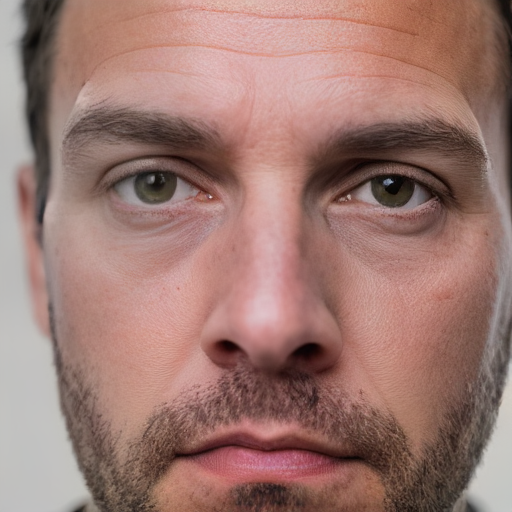
#> input picture booth/stock/stock_neutral_a.png, 512 x 512 px
$ python test_smile.py
#> lines starting #> are read from the running program, lines starting #| are printed output that depends on the picture
### booth/smile.py

"""Finding a face, and deciding whether it is smiling."""

import logging
import os

import cv2

from . import expression

log = logging.getLogger(__name__)

MOUTH_TOP = 0.55
MOUTH_BOTTOM = 1.0

_CASCADE_DIRS = (
    "/usr/share/opencv4/haarcascades/",
    "/usr/share/opencv/haarcascades/",
    "/usr/share/OpenCV/haarcascades/",
)


def cascade_path(name):
    """Absolute path to a named Haar cascade XML, wherever OpenCV put it."""
#> called with name = 'haarcascade_frontalface_default.xml'
    bundled = getattr(getattr(cv2, "data", None), "haarcascades", None)
    for directory in ([bundled] if bundled else []) + list(_CASCADE_DIRS):
        candidate = os.path.join(directory, name)
        if os.path.isfile(candidate):
            return candidate
    raise RuntimeError(
        f"cannot find {name}; looked in {[bundled] + list(_CASCADE_DIRS)}")


class Detection:
    """One frame's worth of findings."""

    __slots__ = ("face", "smiling", "confidence")

    def __init__(self, face=None, smiling=False, confidence=0.0):
        self.face = face
        self.smiling = smiling
        self.confidence = confidence

    @property
    def has_face(self):
        return self.face is not None


class SmileDetector:
    def __init__(self, min_face=90, smile_neighbors=24, happy_threshold=0.5,
                 model=None):
        self._face = cv2.CascadeClassifier(
            cascade_path("haarcascade_frontalface_default.xml"))
        self._smile = cv2.CascadeClassifier(
            cascade_path("haarcascade_smile.xml"))
        if self._face.empty() or self._smile.empty():
            raise RuntimeError("Haar cascade files found but failed to load")
        self._min_face = min_face
        self._smile_neighbors = smile_neighbors
        self._threshold = happy_threshold
        self._model = model if model is not None else expression.try_load()

    @property
    def using_model(self):
        return self._model is not None

    def detect(self, frame):
        grey_raw = cv2.cvtColor(frame, cv2.COLOR_BGR2GRAY)
        grey_eq = cv2.equalizeHist(grey_raw)

        faces = self._face.detectMultiScale(
            grey_eq, scaleFactor=1.2, minNeighbors=5,
            minSize=(self._min_face, self._min_face))
        if len(faces) == 0:
            return Detection()

        face = max(faces, key=lambda f: f[2] * f[3])

        if self._model is not None:
            score = self._model.happiness(grey_raw, face)
            return Detection(face=tuple(face), smiling=score >= self._threshold,
                             confidence=score)
        return self._cascade_smile(grey_eq, face)

    def _cascade_smile(self, grey, face):
        x, y, w, h = face
        mouth = grey[int(y + h * MOUTH_TOP):int(y + h * MOUTH_BOTTOM), x:x + w]
        if mouth.size == 0:
            return Detection(face=tuple(face))
        smiles = self._smile.detectMultiScale(
            mouth, scaleFactor=1.7, minNeighbors=self._smile_neighbors,
            minSize=(int(w * 0.25), int(h * 0.10)))
        return Detection(face=tuple(face), smiling=len(smiles) > 0,
                         confidence=min(1.0, len(smiles) / 2.0))


class SmileGate:
    """Turns a noisy per-frame boolean into one trigger."""

    def __init__(self, need_frames=6, cooldown_s=3.0):
        self._need = need_frames
        self._cooldown = cooldown_s
        self._run = 0
        self._armed = True
        self._last_fire = 0.0

    # [6 lines left out: function progress, not called in this run]

    def update(self, smiling, now):
        if not smiling:
            self._run = 0
            if now - self._last_fire >= self._cooldown:
                self._armed = True
            return False

        self._run += 1
        if self._armed and self._run >= self._need:
            self._armed = False
            self._run = 0
            self._last_fire = now
            return True
        return False

    # [4 lines left out: function reset, not called in this run]

### booth/sources.py

"""Where frames come from."""

import fcntl
import fnmatch
import glob
import logging
import os
import re
import struct
import time

import cv2
import numpy as np

log = logging.getLogger(__name__)

FRAME_W = 640
FRAME_H = 480

_VIDIOC_QUERYCAP = 0x80685600
_V4L2_CAP_VIDEO_CAPTURE = 0x00000001
_V4L2_CAP_DEVICE_CAPS = 0x80000000

_QUERYCAP_SIZE = 104
_OFF_CARD = 16
_OFF_CAPABILITIES = 84
_OFF_DEVICE_CAPS = 88


# [32 lines left out: functions _querycap, _sysfs_id_path, not called in this run]


class FrameSource:
    """A thing that yields BGR frames."""

    live = False
    label = "none"

    def read(self):
        raise NotImplementedError

    def close(self):
        pass


class V4L2Camera(FrameSource):
    """A USB webcam."""

    live = True

    # [18 lines left out: functions __init__, read, not called in this run]

    def close(self):
        self._cap.release()


class StockPortraits(FrameSource):
    """Cycles through bundled portraits when there is no camera."""

    live = False

    HEAD_SCALE = 0.7

    def __init__(self, directory, dwell_s=6.0):
#> called with directory = 'booth/stock', dwell_s = 6
        paths = sorted(glob.glob(os.path.join(directory, "*.png")))
        self._frames = []
        for p in paths:
            img = cv2.imread(p, cv2.IMREAD_COLOR)
#> img is the input picture: shape (512, 512, 3); mean B, G, R 113.1, 120.4, 156.9
            if img is not None:
                self._frames.append(self._compose(img))
#> in _compose, `canvas[y0:y0 + side, x0:x0 + side] = small`:
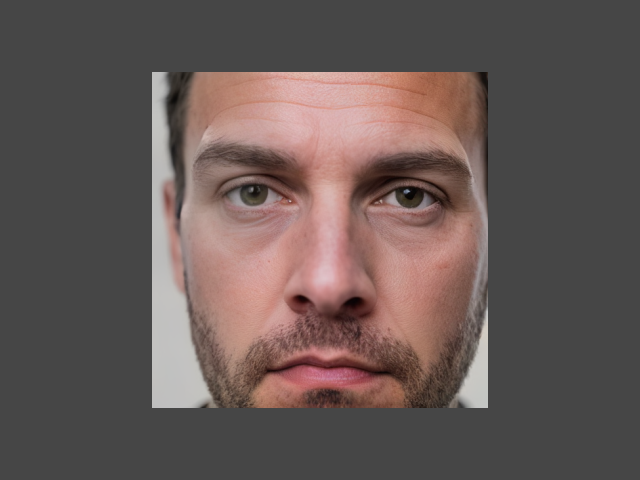
#> canvas: shape (480, 640, 3); mean B, G, R 85.8, 88.5, 101.9
#> pass 2 of the loop in __init__, `for p in paths:`:
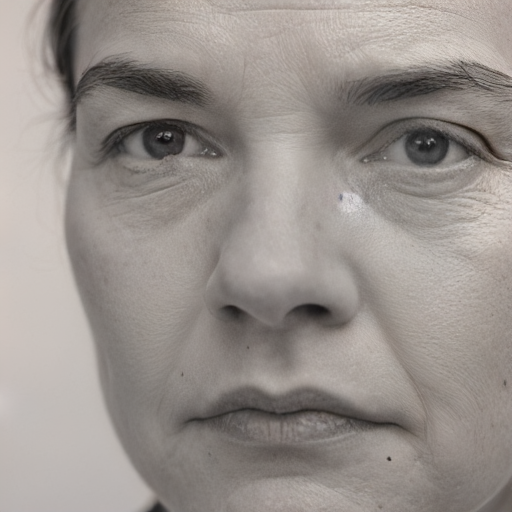
#> input picture booth/stock/stock_neutral_b.png, 512 x 512 px
#> in __init__, img is the input picture: shape (512, 512, 3); mean B, G, R 140.3, 145.1, 152
#> in _compose (call 2), `canvas[y0:y0 + side, x0:x0 + side] = small`:
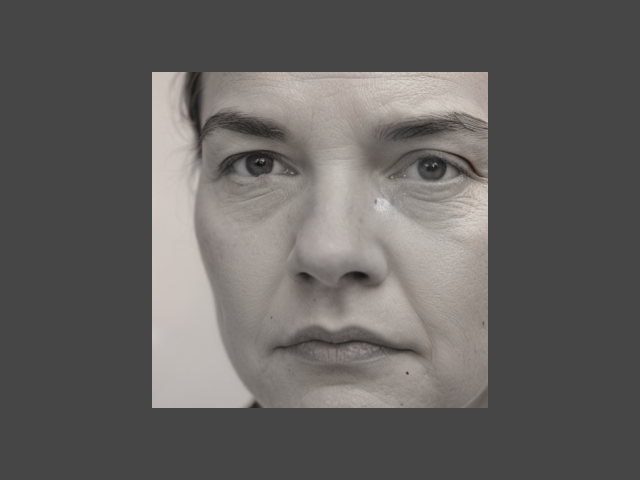
#> canvas: shape (480, 640, 3); mean B, G, R 95.8, 97.6, 100.1
#> pass 3 of the loop in __init__, `for p in paths:`:
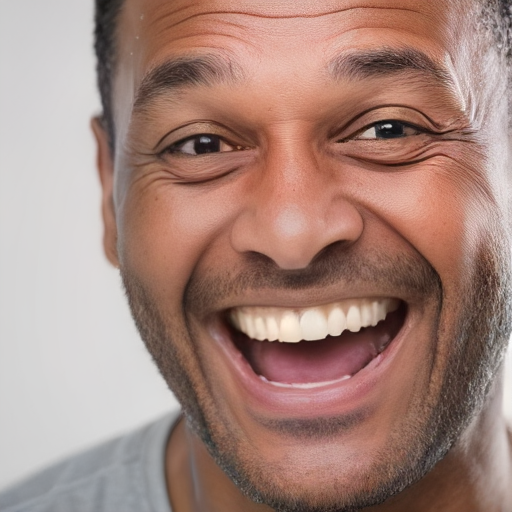
#> input picture booth/stock/stock_smile_a.png, 512 x 512 px
#> in __init__, img is the input picture: shape (512, 512, 3); mean B, G, R 124.5, 134, 165.8
#> in _compose (call 3), `canvas[y0:y0 + side, x0:x0 + side] = small`:
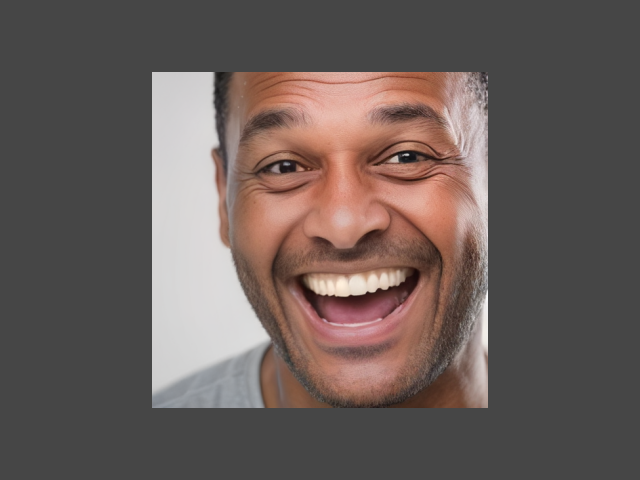
#> canvas: shape (480, 640, 3); mean B, G, R 90, 93.5, 105.2
        if not self._frames:
            self._frames = [np.full((FRAME_H, FRAME_W, 3), 90, np.uint8)]
            log.warning("no stock portraits in %s", directory)
        self._dwell = dwell_s
        self.label = f"stock portraits ({len(self._frames)})"
#> self.label = 'stock portraits (3)'

    @classmethod
    def _compose(cls, img):
        """Place the portrait in a webcam-sized frame at a plausible distance."""
        side = int(FRAME_H * cls.HEAD_SCALE)
        small = cv2.resize(img, (side, side), interpolation=cv2.INTER_AREA)
        canvas = np.full((FRAME_H, FRAME_W, 3), 70, np.uint8)
        x0, y0 = (FRAME_W - side) // 2, (FRAME_H - side) // 2
        canvas[y0:y0 + side, x0:x0 + side] = small
        return canvas

    # [59 lines left out: functions read, find_camera, open_source, not called in this run]

### booth/expression.py

"""Is this face happy?"""

import logging
import os

import cv2
import numpy as np

log = logging.getLogger(__name__)

MODEL_PATH = os.environ.get("FER_MODEL", "/app/models/emotion-ferplus-8.onnx")

EMOTIONS = ("neutral", "happiness", "surprise", "sadness",
            "anger", "disgust", "fear", "contempt")
HAPPINESS = EMOTIONS.index("happiness")

INPUT_SIZE = 64


# [4 lines left out: function _softmax, not called in this run]


class ExpressionModel:
    """FER+ over ONNX Runtime. Raises if it cannot be loaded."""

    def __init__(self, path=MODEL_PATH):
        import onnxruntime as ort

        if not os.path.isfile(path):
            raise FileNotFoundError(path)
        opts = ort.SessionOptions()
        opts.intra_op_num_threads = 1
        opts.inter_op_num_threads = 1
        opts.log_severity_level = 3
        self._sess = ort.InferenceSession(path, sess_options=opts,
                                          providers=["CPUExecutionProvider"])
        self._input = self._sess.get_inputs()[0].name
        log.info("expression model loaded from %s", path)

    # [16 lines left out: function happiness, not called in this run]


def try_load(path=MODEL_PATH):
    """Load the model, or return None and say why."""
    try:
        return ExpressionModel(path)
    except Exception as exc:
        log.warning("expression model unavailable (%s: %s); "
                    "falling back to the Haar smile cascade",
                    type(exc).__name__, exc)
        return None

### test_smile.py
"""Trigger check: the real source through the real detector.

Goes via StockPortraits rather than loading PNGs directly, because the framing
that source applies is part of what makes face detection work at all.
"""
import glob, os, sys, time
import cv2
sys.path.insert(0, os.path.dirname(os.path.abspath(__file__)))
from booth.smile import SmileDetector, SmileGate
from booth.sources import StockPortraits

det = SmileDetector()
print(f"  expression model in use: {det.using_model}")
src = StockPortraits("booth/stock")
paths = sorted(glob.glob("booth/stock/*.png"))

ok = True
print(f"\n  {'file':22} {'face':6} {'happy':>7} {'smiling':8} {'want':6} {'ms':>6}")
scores = {}
for i, path in enumerate(paths):
    frame = src._frames[i]
    t0 = time.time()
    d = det.detect(frame)
    ms = (time.time() - t0) * 1000
    name = os.path.basename(path)
    want = "smile" in name
    scores[name] = d.confidence
    verdict = "ok" if (d.has_face and d.smiling == want) else "FAIL"
    if verdict == "FAIL":
        ok = False
    print(f"  {name:22} {str(d.has_face):6} {d.confidence:7.3f} "
          f"{str(d.smiling):8} {str(want):6} {ms:6.1f}  {verdict}")
#> this loop made 3 passes
#|   stock_neutral_a.png    True     0.000 False    False    32.8  ok
#|   stock_neutral_b.png    True     0.000 False    False    23.3  ok
#|   stock_smile_a.png      True     0.500 True     True     17.2  ok
#> pass 1, in detect, `grey_raw = cv2.cvtColor(frame, cv2.COLOR_BGR2GRAY)`:
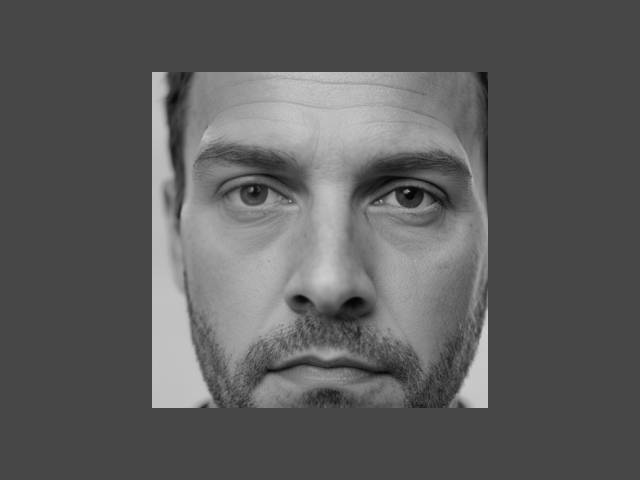
#> grey_raw: shape (480, 640); min 5, max 207, mean 92.2
#> pass 1, in detect, `grey_eq = cv2.equalizeHist(grey_raw)`:
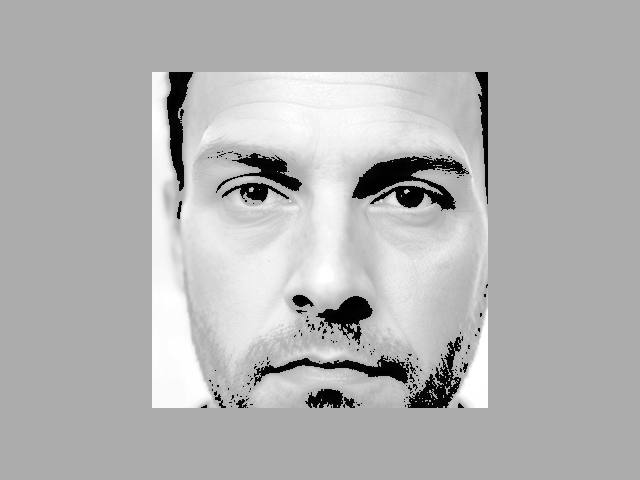
#> grey_eq: shape (480, 640); min 0, max 255, mean 179
#> pass 1, in _cascade_smile, `mouth = grey[int(y + h * MOUTH_TOP):int(y + h * MOUTH_BOTTOM), x:x + w]`:
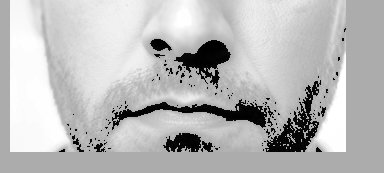
#> mouth: shape (173, 384); min 0, max 255, mean 185.9
#> pass 2, in detect (call 2), `grey_raw = cv2.cvtColor(frame, cv2.COLOR_BGR2GRAY)`:
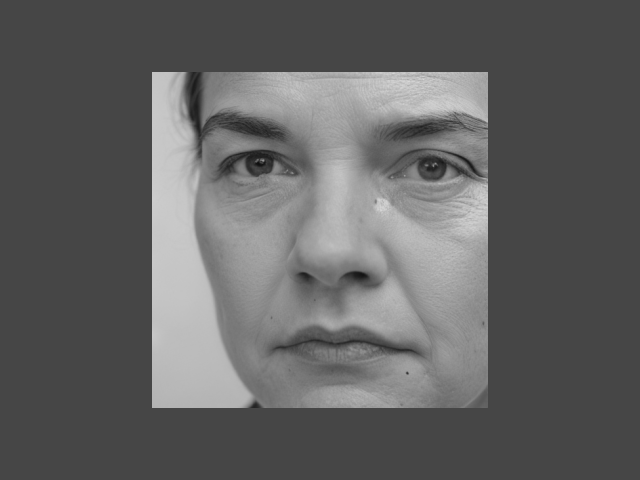
#> grey_raw: shape (480, 640); min 14, max 216, mean 98.2
#> after the loop, scores = {'stock_neutral_a.png': 0, 'stock_neutral_b.png': 0, 'stock_smile_a.png': 0.5}

smiling = [v for k, v in scores.items() if "smile" in k]
#> smiling = [0.5]
neutral = [v for k, v in scores.items() if "neutral" in k]
#> neutral = [0, 0]
if smiling and neutral:
    print(f"\n  separation: neutral max {max(neutral):.3f} | "
          f"smiling min {min(smiling):.3f}")
#|   separation: neutral max 0.000 | smiling min 0.500
    if min(smiling) > max(neutral):
        print(f"  a threshold anywhere in "
              f"({max(neutral):.3f}, {min(smiling):.3f}) separates them")
#|   a threshold anywhere in (0.000, 0.500) separates them
    else:
        print("  scores OVERLAP -- no threshold separates these")
        ok = False

gate = SmileGate(need_frames=4, cooldown_s=3.0)
fires = sum(gate.update(True, 1000.0 + i * 0.1) for i in range(12))
print(f"\n  gate fires over 12 held smiling frames: {fires} (want 1)")
if fires != 1:
    ok = False

gate2 = SmileGate(need_frames=6, cooldown_s=3.0)
seq = [False, True, False, True, True, False, True]
stray = sum(gate2.update(v, 2000.0 + i * 0.1) for i, v in enumerate(seq))
print(f"  gate fires on a flickering false positive: {stray} (want 0)")
if stray != 0:
    ok = False

print("\n  RESULT:", "PASS" if ok else "PROBLEMS ABOVE")
sys.exit(0 if ok else 1)
#> (the program exits here)
